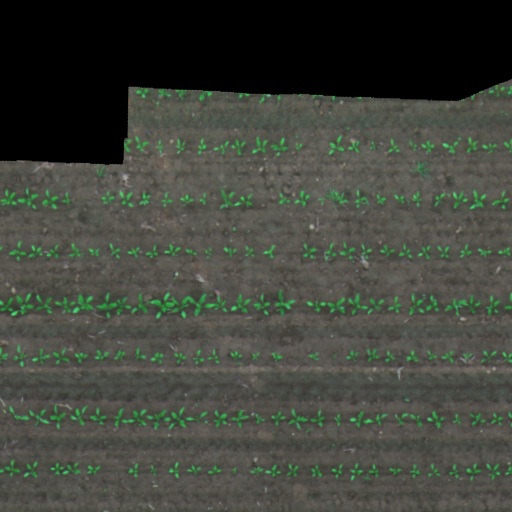
#> input picture preliminary_experiments/semantic_cut_out/8.png, 512 x 512 px
$ jupyter execute --allow-errors cutout_SAM.ipynb
#> lines starting #> are read from the running program, lines starting #| are printed output that depends on the picture; after the words box and inside, x2 and y2 are one past the last pixel; in counts of white or black regions, pixels touching at a corner belong together
## Semantic Cut-Paste Data Augmentation for Crop and Weed Classification
This notebook implements a custom data augmentation pipeline tailored for agricultural image analysis, specifically targeting crop and weed segmentation.

The approach uses **SAM (Segment Anything Model)** to extract object masks from annotated field images (where green = crop, red = weed). These objects are then semantically classified, extracted, and randomly repositioned within the same image patch to simulate variation in plant distribution.

During this process, additional steps such as preprocessing, mask filtering, region validation, and augmentation of the ground truth are performed. The pipeline concludes with hybrid inpainting and smoothing to ensure visual consistency in the augmented images

*Library Imports*

Import all necessary libraries for image processing, segmentation, visualization, and SAM model usage.

[cell 1]
import cv2
import numpy as np
import matplotlib.pyplot as plt
import random
from scipy.ndimage import label
from segment_anything import SamAutomaticMaskGenerator, sam_model_registry

*Load Input Image and Ground Truth*

Read the input image and its corresponding ground truth mask from file. Convert the images from BGR to RGB for proper display, and visualize both to verify the input.

[cell 2]
image_path = '8.png'
ground_truth_path = '8 gt.png'

image = cv2.imread(image_path)
#> image is the input picture: shape (512, 512, 3); mean B, G, R 59.7, 68.1, 64.5
ground_truth = cv2.imread(ground_truth_path)
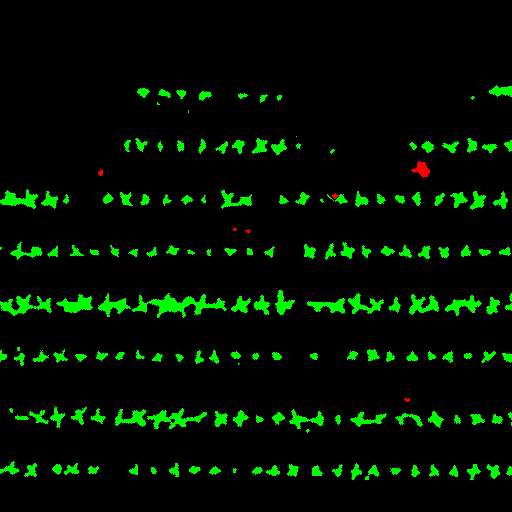
#> input picture preliminary_experiments/semantic_cut_out/8 gt.png, 512 x 512 px
#> ground_truth is the input picture: shape (512, 512, 3); mean B, G, R 0, 15.5, 0.3

# Convert BGR to RGB for display
image = cv2.cvtColor(image, cv2.COLOR_BGR2RGB)
ground_truth = cv2.cvtColor(ground_truth, cv2.COLOR_BGR2RGB)

plt.figure(figsize=(12, 5))
plt.subplot(1, 2, 1)
plt.imshow(image)
plt.title('Original Image')
plt.axis('off')
plt.subplot(1, 2, 2)
plt.imshow(ground_truth)
plt.title('Ground Truth')
plt.axis('off')
plt.show()
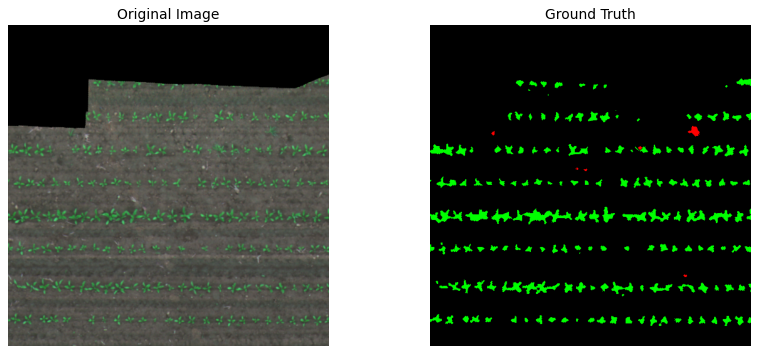
#> figure drawn by matplotlib, 2 panels

*Generate Crop and Weed Masks from Ground Truth*

Define color thresholds to identify crops (green) and weeds (red) based on the ground truth image, which uses color coding for class labels.
Binary masks for each class are generated using `cv2.inRange`, followed by morphological closing to clean up small gaps or noise in the mask.
Finally, all masks and the original ground truth are displayed for visual inspection.

[cell 3]
# Define the color ranges for weed and crop.
# These values are in BGR format since OpenCV uses BGR by default.
lower_red = np.array([128, 0, 0])
upper_red = np.array([255, 0, 0])
lower_green = np.array([0, 128, 0])
upper_green = np.array([0, 255, 0])

# Create masks for weed and crop
mask_weed = cv2.inRange(ground_truth, lower_red, upper_red)
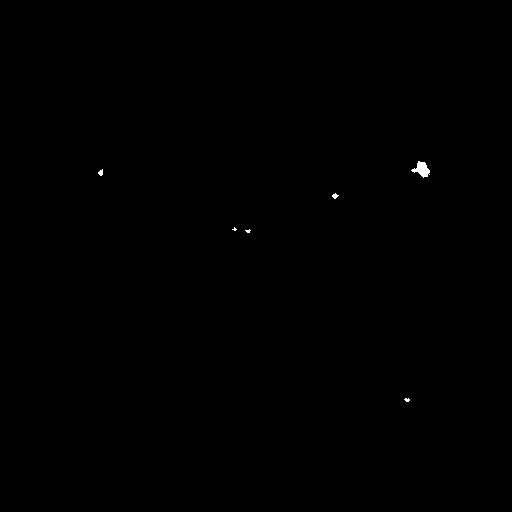
#> mask_weed: shape (512, 512); 0.1% white; 6 white regions (3 under 20 px), largest, box (x1, y1, x2, y2) and area: (411, 161, 430, 178) 170, (98, 169, 103, 176) 24, (332, 193, 339, 199) 24
mask_crop = cv2.inRange(ground_truth, lower_green, upper_green)
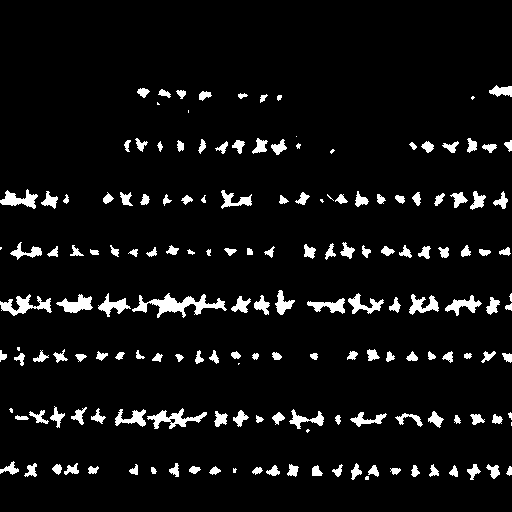
#> mask_crop: shape (512, 512); 6.1% white; 168 white regions (17 under 20 px), largest, box (x1, y1, x2, y2) and area: (132, 293, 227, 318) 876, (0, 294, 52, 316) 480, (147, 408, 207, 429) 469
# Invert the masks to get the actual weed and crop areas
kernel = np.ones((5, 5), np.uint8)
mask_weed = cv2.morphologyEx(mask_weed, cv2.MORPH_CLOSE, kernel)
#> mask_weed: shape (512, 512); 0.1% white; 6 white regions (3 under 20 px), largest, box (x1, y1, x2, y2) and area: (411, 161, 430, 178) 176, (98, 169, 103, 176) 24, (332, 193, 339, 199) 24
mask_crop = cv2.morphologyEx(mask_crop, cv2.MORPH_CLOSE, kernel)
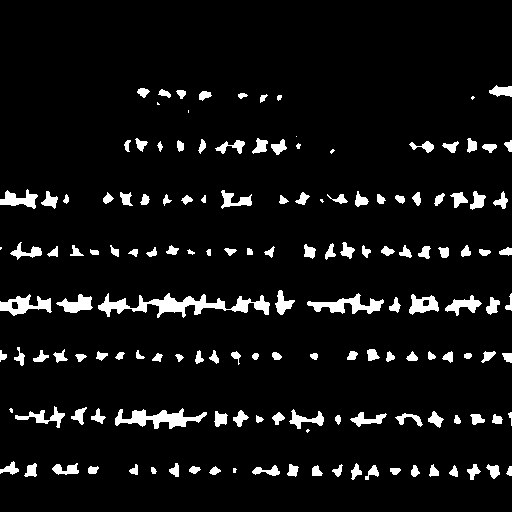
#> mask_crop: shape (512, 512); 6.6% white; 151 white regions (10 under 20 px), largest, box (x1, y1, x2, y2) and area: (98, 293, 270, 318) 1636, (115, 408, 207, 429) 882, (307, 293, 384, 314) 681

# Display the original image and the masks
plt.figure(figsize=(15, 5))
plt.subplot(1, 3, 1)
plt.imshow(ground_truth)
plt.axis('off')
plt.title('Original Ground Truth')

plt.subplot(1, 3, 2)
plt.imshow(mask_weed, cmap='gray')
plt.axis('off')
plt.title('Weeds Mask')

plt.subplot(1, 3, 3)
plt.imshow(mask_crop, cmap='gray')
plt.axis('off')
plt.title('Crops Mask')

plt.show()

*Object Segmentation with SAM (Segment Anything Model)*

Load the pretrained Segment Anything Model (SAM) and use it to automatically generate segmentation masks for both the input image and its corresponding ground truth.
This step allows identifying distinct objects in the scene without relying on pre-defined classes or manual annotations.

The resulting masks are visualized by overlaying contours on the original and ground truth images, which helps to inspect how well SAM segments individual plant instances.

[cell 4]
sam_checkpoint = "sam_vit_h_4b8939.pth"
model_type = "vit_h"
#> (the rest of this cell did not finish here and is left out)

As shown in the visual comparison above, SAM performs segmentation more accurately on the ground truth image, likely due to the clean black background and clear color-coded annotations. For this reason, we will use the **segments extracted from the ground truth** for the following steps, as they provide more precise object boundaries and less noisy masks.

*Visualize and Filter SAM-Generated Masks*

All segmentation masks generated by SAM from the ground truth image are visualized individually for inspection.

To remove noisy or irrelevant masks (e.g., large background regions), we compute the ratio of white pixels in each mask.
Masks exceeding a specified threshold (`white_pixel_threshold = 0.5`) are discarded, while the remaining ones are merged into a single binary mask representing valid object candidates.

This filtering step helps exclude oversized or meaningless segments, improving the quality of the subsequent object extraction.

[cell 5]
n_cols = 7
#> (the rest of this cell did not finish here and is left out)

*Object Extraction and Semantic Classification*

From the filtered SAM masks, we extract individual objects by computing their bounding boxes.
Each object is then classified as either **weed** or **crop** based on the color information in the corresponding region of the ground truth.

For each valid object:
- The corresponding image patch is extracted from the original RGB image.
- A binary mask is used to define the object's shape.
- An **RGBA image** is created, where the alpha channel preserves the object’s shape for seamless copy-paste operations.

These extracted objects are stored along with their type and original position, and will later be reused for semantic augmentation.

[cell 6]
objects = []
#> (the rest of this cell did not finish here and is left out)

*Identify Valid Regions for Object Placement*

To avoid placing objects over black or occupied areas, we first detect the **black regions** in the original image and create a binary mask.
We also generate a **background mask** and define an **occupancy map** to track used areas during augmentation.

By combining these masks, we isolate regions that are:
- Not black
- Not already occupied
- Larger than a minimum region size (to avoid placing objects in tiny or noisy areas)

These valid regions are stored with their bounding boxes and will be used as potential targets for relocating extracted objects.

[cell 7]
# Select the black area in the original image
black_area = cv2.inRange(image, (0, 0, 0), (0, 0, 0))
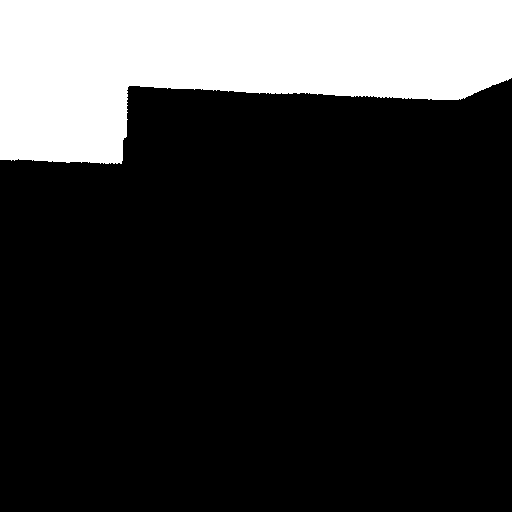
#> black_area: shape (512, 512); 21.5% white; 1 white region, box (x1, y1, x2, y2) and area: (0, 0, 512, 164) 56278
# Convert to uint8 and invert the mask for display
black_area = (black_area > 0).astype(np.uint8) * 255
inverted_black_area = cv2.bitwise_not(black_area)
plt.figure(figsize=(5, 5))
plt.imshow(inverted_black_area, cmap='gray')
plt.title('Black Area in Original Image')
plt.axis('off')
plt.show()

# Create a mask for the background and the occupancy mask
background_mask = cv2.inRange(image, (0, 0, 0), (255, 255, 255))
#> background_mask: shape (512, 512); every value is 255
occupancy_mask = np.zeros_like(background_mask)
min_region_size = 500

# Combine the background mask with the black area to find valid regions
valid_areas = background_mask & (black_area == 0)
labeled, num_features = label(valid_areas)
#> num_features = 1
valid_regions = []

for i in range(1, num_features+1):
    region_mask = (labeled == i)
    if np.sum(region_mask) > min_region_size:
        y, x = np.where(region_mask)
        valid_regions.append({
            'mask': region_mask,
            'bbox': (x.min(), y.min(), x.max(), y.max())
        })
#> after the loop, valid_regions = 1 item

*Augmentation*

A subset of the extracted objects (controlled by `perc_changes`) is randomly selected and relocated to new valid regions of the image.
Each new position is checked to ensure:
- It does not overlap with the black area
- It is not already occupied
- It is large enough to fit the object

For each successful relocation:
- The object is removed from its original location in both the image and the ground truth
- It is pasted into the new position using the alpha channel for blending
- The ground truth is updated with the correct class color (red for weeds, green for crops)

The final augmented image and its updated ground truth are visualized side-by-side with the originals, and both are saved for later use.

[cell 8]
# perc_changes is the percentage of objects to be moved
perc_changes = 0.4
aug_image = image.copy()
aug_gt = ground_truth.copy()

for obj in objects:
    if random.random() > perc_changes:
        continue
    # Get the object's bounding box and mask
    h_object, w_object = obj['image'].shape[:2]
    obj_mask = obj['mask']
    # Get the object's original position
    xo, yo, _, _ = obj['orig_pos']

    # Find a new position for the object
    for region in random.sample(valid_regions, len(valid_regions)):
        x_min, y_min, x_max, y_max = region['bbox']
        if (y_max - y_min) < h_object or (x_max - x_min) < w_object:
            continue

        for _ in range(10):
            new_x = random.randint(x_min, x_max - w_object)
            new_y = random.randint(y_min, y_max - h_object)

            # The new position must not overlap with the black area
            if black_area[new_y:new_y+h_object, new_x:new_x+w_object].any():
                continue

            if not occupancy_mask[new_y:new_y+h_object, new_x:new_x+w_object].any():
                aug_image[yo:yo+h_object, xo:xo+w_object][obj['mask']] = 0
                aug_gt[yo:yo+h_object, xo:xo+w_object][obj['mask']] = 0

                # Place the object in the new position
                obj_area = aug_image[new_y:new_y+h_object, new_x:new_x+w_object]
                alpha = obj['image'][:,:,3:] / 255.0
                obj_area[:] = obj_area * (1 - alpha) + obj['image'][:,:,:3] * alpha

                color = [255, 0, 0] if obj['type'] == 'weed' else [0, 255, 0]
                aug_gt[new_y:new_y+h_object, new_x:new_x+w_object][obj['mask']] = color

                occupancy_mask[new_y:new_y+h_object, new_x:new_x+w_object] = obj['mask']
                break
#> occupancy_mask: shape (512, 512); every value is 0

plt.figure(figsize=(8,8))
plt.subplot(2, 2, 1)
plt.imshow(image)
plt.title('Original Image')
plt.axis('off')
plt.subplot(2, 2, 2)
plt.imshow(aug_image)
plt.title('Augmented Image')
plt.axis('off')
plt.subplot(2, 2, 3)
plt.imshow(ground_truth)
plt.title('Original Ground Truth')
plt.axis('off')
plt.subplot(2, 2, 4)
plt.imshow(aug_gt)
plt.title('Updated Ground Truth')
plt.axis('off')
plt.tight_layout()
plt.show()

cv2.imwrite('augmented_image_8.png', cv2.cvtColor(aug_image, cv2.COLOR_RGB2BGR))
cv2.imwrite('augmented_ground_truth_8.png', cv2.cvtColor(aug_gt, cv2.COLOR_RGB2BGR));

*Hybrid Inpainting and Edge Smoothing*

After object relocation, some empty regions may remain in the image where objects were removed.
These areas (excluding the original black background) are detected and selectively filled using a hybrid strategy:

1. **Inpainting** is applied only to the empty areas introduced by the augmentation process, using OpenCV's TELEA algorithm.
2. **Edge-aware smoothing** is performed by identifying the borders of these regions and applying a Gaussian blur selectively, to better blend them with the surrounding pixels.
3. The original black areas of the patch are preserved without modification.

This post-processing step improves the visual quality of the augmented images, minimizing hard edges or artifacts introduced by object removal.

[cell 9]
# Find the empty areas in the image that are not part of the black area and that must be filled
# These areas are the ones that were moved
empty_areas = (aug_image.sum(axis=2) == 0) & (black_area == 0)
empty_areas = empty_areas.astype(np.uint8)

# Hybrid filling:
# 1. Black area remains unchanged
# 2. Inpainting only the empty areas created by the object movements
# 3. Smoothing only on the borders of the empty areas
if np.sum(empty_areas) != 0:
    # Inpainting with OpenCV
    img_bgr = cv2.cvtColor(aug_image, cv2.COLOR_RGB2BGR)
    inpainted_bgr = cv2.inpaint(
        img_bgr,
        empty_areas,
        inpaintRadius=3,
        flags=cv2.INPAINT_TELEA
    )
    inpainted = cv2.cvtColor(inpainted_bgr, cv2.COLOR_BGR2RGB)

    # Apply smoothing only on the borders of the empty areas
    # 1. Find contours of the empty areas
    # 2. Draw the contours on a mask
    # 3. Apply Gaussian blur to the inpainted image
    contours, _ = cv2.findContours(empty_areas, cv2.RETR_EXTERNAL, cv2.CHAIN_APPROX_SIMPLE)
    mask_borders = np.zeros_like(empty_areas)
    cv2.drawContours(mask_borders, contours, -1, 1, 2)
    blurred = cv2.GaussianBlur(inpainted, (5,5), 0)
    inpainted = np.where(mask_borders[...,None], blurred, inpainted)
    final_image = inpainted
else:
    final_image = aug_image

plt.figure(figsize=(18,6))
plt.subplot(1,3,1)
plt.imshow(image)
plt.title('Original Image')
plt.axis('off')

plt.subplot(1,3,2)
plt.imshow(aug_image)
plt.title('Augmented Image')
plt.axis('off')

plt.subplot(1,3,3)
plt.imshow(final_image)
plt.title('Inpainted Image')
plt.axis('off')
plt.show()

cv2.imwrite('inpainted_image_8.png', cv2.cvtColor(final_image, cv2.COLOR_RGB2BGR));
